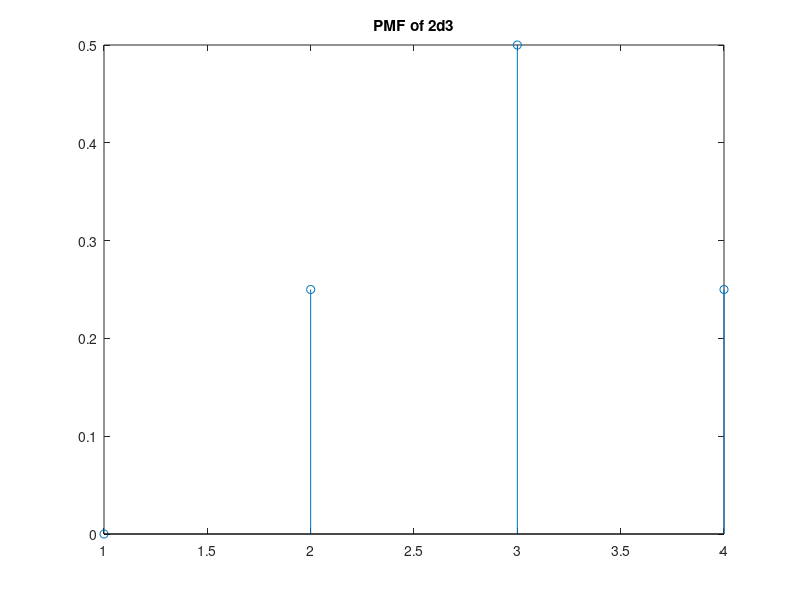
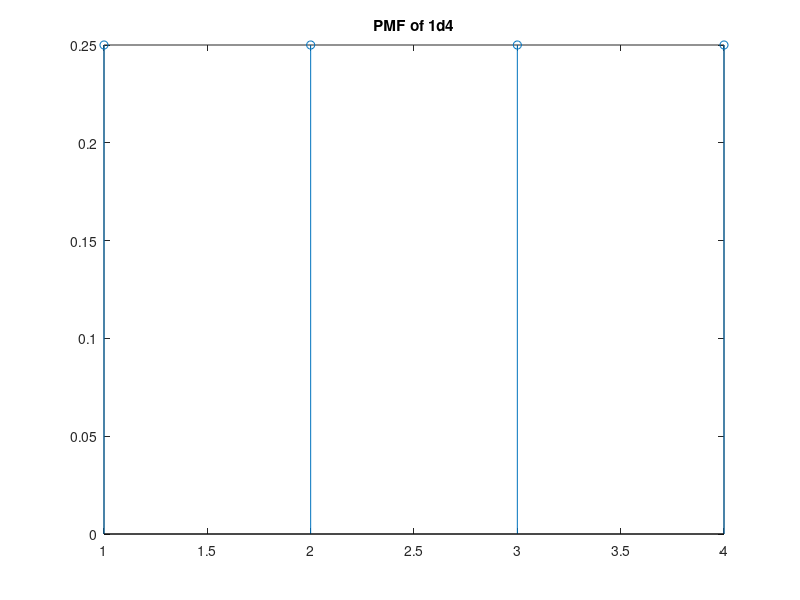

The MATLAB script that drew these images, in order:
%% EpicQUESTion 2
M = 10;
M = 1e6; % number of experiments to perform 
%% Part A
% Average troll health $= .25*1 + .25*2 + .25*3 +.25*4 = 2.5$
hp = randi(4,M,1); % set of 1d4
hp_ave = mean(hp); % average troll health
fprintf("Average troll health: %f\n", hp_ave);

%%
% Average fireball damage $= 0*1 + .25*2 + .50*3 + .25*4 = 3$
f = randi(2,M,2); % set of 2d2
f_dmg = sum(f,2); % compute damage 
f_ave = mean(f_dmg); % average fireball damage
f_3 = sum(f_dmg>3)/M; % probability damage > 3
fprintf("Average fireball damage: %f\n", f_ave);
fprintf("Probability fireball >3: %f\n", f_3);

%% Part B
% F = event of fireball damage
% T1, T2 = event of troll hp

pmf_F = [0; 0.25; 0.5; 0.25];
pmf_T = ones(4, 1).*0.25;

figure; stem(pmf_F); title("PMF of 2d3");
figure; stem(pmf_T); title("PMF of 1d4");

%% Part C

hp = randi(4,M,2); % make M banks of 2 trolls
f = randi(2,M,2); % throw 2 die for each spell
f_dmg = sum(f,2); % compute fireball damage
hp_new = hp - f_dmg; % attack troll
kia = hp_new <= 0; % see if dead
dead = sum(kia,2); % count the dead
fprintf("Probability of 2 kill: %f\n", sum(dead == 2)/M);

%% Part C Theoretical
theoretical_dead = 0;
prob_space = [1,2,3,4];
%for loop for each troll, iterating through combinations
%using conditional probability aptly for each case
%e.g. set of troll hp of [1,1] is killed, at the very least when fireball
%>=1, such that p(fireball>=1|[1,1]) = 1*(1/4)^2
for i = prob_space
    for j = prob_space
        if i ==4 || j ==4
            theoretical_dead = theoretical_dead+(1/4)^3;
        elseif i == 3 || j==3
            theoretical_dead = theoretical_dead + (3/4)*(1/4)^2;
        elseif i==2 || j ==2
            theoretical_dead = theoretical_dead + (1/4)^2;
        else
            theoretical_dead = theoretical_dead + (1/4)^2;
        end
    end
end

fprintf("Theoretical probability of 2 kill: %f\n", theoretical_dead);
%% Part D

% Each troll killed independently, troll must have health of at least 3
% otherwise any fireball will kill. Fireball must do less than 3 damage 
% otherwise it will kill any troll. 


kia(dead~=1,:)=1; % find lone survivors 
survivor_hp = hp_new(~kia); % check their health 
fprintf("Mean survivor health: %f\n", mean(survivor_hp));

%% Part D Theoretical
% R = event of the remaining hp of one troll given that exactly one troll
%   is dead, 0 otherwise
% k = event that exactly one troll is dead
% E(P(R given k)) = sum(r * P(R=r given k))
%   = sum(r * P(R=r and k)/P(k))

joint_pmf_TF = pmf_T*pmf_T';
joint_pmf_TF = reshape(joint_pmf_TF(:)*pmf_F', 4, 4, 4);

[T1, T2, F] = ndgrid(1:4);

R = (F >= T1 & F < T2).*(T2 - F) + ...
    (F >= T2 & F < T1).*(T1 - F);

p_2d = 0;
for r=1:2
    p_2d = p_2d + r*sum(joint_pmf_TF(R == r));
end

p_2d = p_2d/sum(joint_pmf_TF(R > 0));
fprintf("Theoretical mean survivor health: %f\n", p_2d);

%% Part E 
% 50% chance of hitting with sword, 
% 50% change of hitting with hammer given sword hit 
% I didn't compute the damage probabilities 

roll_sword = randi([0,1],M,1); % generate sword hits
sword_dmg = sum(randi(6,M,2),2); % generate sword damage 
roll_hammer = randi([0,1],M,1); % generate potential hammer hits
hammer_dmg = randi(4,M,1); % generate pontential hammer damage
% conditional probability achieved by requiring sword and hammer to be true
dmg = roll_sword.*sword_dmg + roll_sword.*roll_hammer.*hammer_dmg;
fprintf("Mean Shitvam damage: %f\n", mean(dmg));

%% Part E Theoretical
% X = dice roll
% S = sword damage
% H = hammer damage
% SH = sword and hammer damage
% O = 0 damage
% D = total damage
% P(D) = 0.5*P(O) + 0.25*P(S) + 0.25*P(SH)
% note that prob of 0 damage is not counted in expectation

joint_pmf_X = ones(6, 6).*(1/6^2);

[X1, X2] = meshgrid(1:6); 
S = X1 + X2;

pmf_S = zeros(16, 1);
for s=2:12
    pmf_S(s) = sum(joint_pmf_X(S == s));
end

pmf_H = zeros(16, 1);
pmf_H(1:4) = 1/4;

joint_pmf_SH = pmf_S*pmf_H';
[S, H] = meshgrid(1:16);
SH = S + H;

pmf_SH = zeros(16, 1);
for sh=2:16
    pmf_SH(sh) = sum(joint_pmf_SH(SH == sh));
end

pmf_D = 0.25.*pmf_S + 0.25.*pmf_SH;

p_2e = sum((1:16).*pmf_D');
fprintf("Theoretical Mean Shitvam damage: %f\n", p_2e);